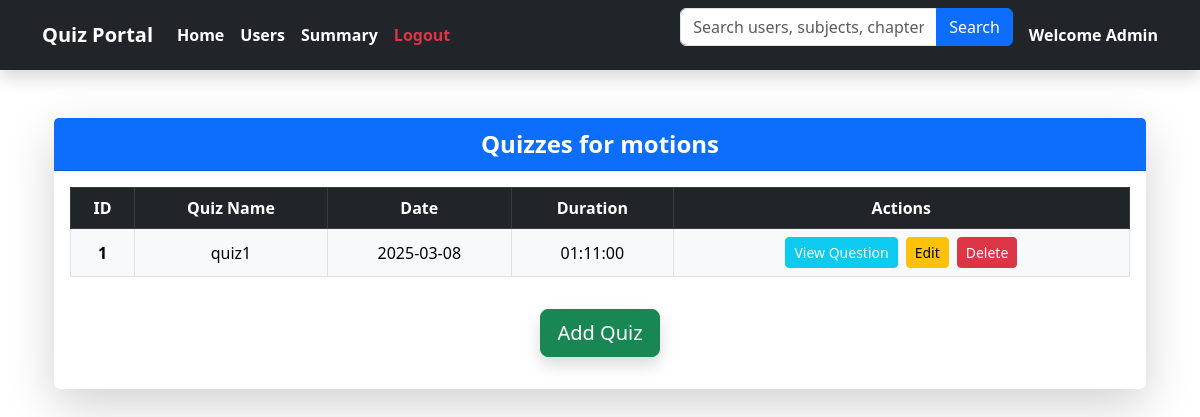
Before: /chapter/1/quizzes with the older database file.
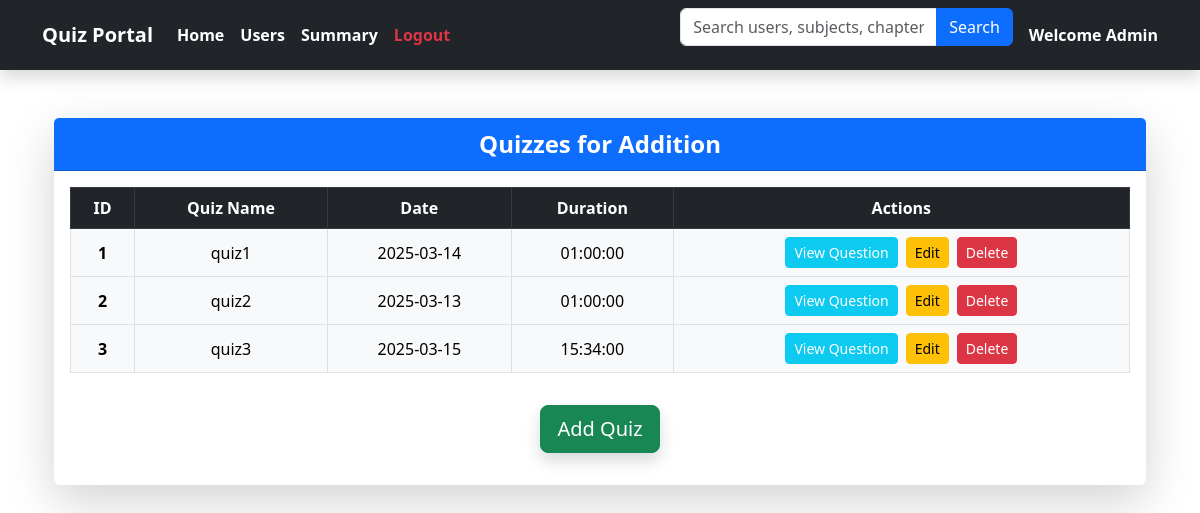
After: the same page with the newer database file.
### backend/models.py (models this page shows)
class Chapter(db.Model):
    __tablename__ = 'chapter'
    id = db.Column(db.Integer, primary_key=True)
    name = db.Column(db.String, nullable=False)
    description = db.Column(db.String, nullable=False)
    subject_id = db.Column(db.Integer, db.ForeignKey('subjects.id', ondelete='CASCADE'), nullable=False)
    quizzes = db.relationship('Quiz', backref='chapter',lazy=True, cascade='all, delete-orphan')

class Quiz(db.Model):
    __tablename__ = 'quiz'
    id = db.Column(db.Integer, primary_key=True)
    chapter_id = db.Column(db.Integer, db.ForeignKey('chapter.id', ondelete='CASCADE'), nullable=False)
    quiz_name = db.Column(db.String, nullable=False)
    date_of_quiz = db.Column(db.DateTime, nullable=False)
    time_duration = db.Column(db.Time, nullable=False)
    questions = db.relationship('Question', backref='quiz',lazy=True, cascade='all, delete-orphan')
    scores = db.relationship('Score', backref='quiz',lazy=True, cascade='all, delete-orphan')

### app.py (the view)
@app.route('/chapter/<int:chapter_id>/quizzes')
def view_quizzes(chapter_id):
    chapter = Chapter.query.get_or_404(chapter_id)
    quizzes = Quiz.query.filter_by(chapter_id=chapter_id).all()
    return render_template('view_quizzes.html', chapter=chapter, quizzes=quizzes)

### templates/view_quizzes.html (shortened to what this page needs)
{% extends "navbar.html" %}
{% block content %}
    <div class="container mt-5">
        <div class="card shadow-lg border-0">
            <div class="card-header bg-primary text-white text-center fs-4 fw-bold">
                Quizzes for {{ chapter.name }}
            </div>
            <div class="card-body">
                <div class="table-responsive">
                    <table class="table table-hover table-bordered text-center">
                        <thead class="table-dark">
                            <tr>
                                <th>ID</th>
                                <th>Quiz Name</th>
                                <th>Date</th>
                                <th>Duration</th>
                                <th>Actions</th>
                            </tr>
                        </thead>
                        <tbody class="align-middle">
                            {% for quiz in quizzes %}
                            <tr class="table-light">
                                <td class="fw-bold">{{ quiz.id }}</td>
                                <td>{{ quiz.quiz_name }}</td>
                                <td>{{ quiz.date_of_quiz.strftime('%Y-%m-%d') }}</td>
                                <td>{{ quiz.time_duration }}</td>
                                <td>
                                    <div class="d-flex justify-content-center gap-2">
                                        <a href="{{ url_for('view_questions', chapter_id=chapter.id, quiz_id=quiz.id) }}" class="btn btn-info btn-sm text-white">View Question</a>
                                        <a href="{{ url_for('edit_quiz', chapter_id=chapter.id, quiz_id=quiz.id) }}" class="btn btn-warning btn-sm">Edit</a>
                                        <form action="{{ url_for('delete_quiz', chapter_id=chapter.id, quiz_id=quiz.id) }}" method="POST">
                                            <button type="submit" class="btn btn-danger btn-sm">Delete</button>
                                        </form>
                                    </div>
                                </td>
                            </tr>
                            {% endfor %}
                        </tbody>
                    </table>
                </div>
                <div class="text-center my-3">
                    <form action="{{ url_for('add_quiz', chapter_id=chapter.id) }}" method="get">
                        <button type="submit" class="btn btn-success btn-lg shadow">Add Quiz</button>
                    </form>
                </div>
            </div>
        </div>
    </div>
</body>
</html>
{% endblock %}

### templates/navbar.html (shortened to what this page needs)
<!DOCTYPE html>
<html lang="en">
<head>
    <link href="https://cdn.jsdelivr.net/npm/bootstrap@5.3.0/dist/css/bootstrap.min.css" rel="stylesheet">
</head>
<body>
    <nav class="navbar navbar-expand-lg navbar-dark bg-dark shadow">
        <div class="container">
            <a class="navbar-brand fw-bold text-white" href="#">Quiz Portal</a>
            <div class="collapse navbar-collapse" id="navbarNav">
                <ul class="navbar-nav me-auto">
                    <li class="nav-item"><a class="nav-link fw-bold text-white" href="{{ url_for('admin_dashboard') }}">Home</a></li>
                    <li class="nav-item"><a class="nav-link fw-bold text-white" href="{{ url_for('users') }}">Users</a></li>
                    <li class="nav-item"><a class="nav-link fw-bold text-white" href="{{ url_for('top_scorers')}}">Summary</a></li>
                    <li class="nav-item"><a class="nav-link fw-bold text-danger" href="{{ url_for('logout') }}">Logout</a></li>
                </ul>
                <form action="{{ url_for('search') }}" method="GET" class="mb-3">
                    <div class="input-group">
                        <input type="text" name="q" class="form-control" placeholder="Search users, subjects, chapters, quizzes">
                        <button class="btn btn-primary" type="submit">Search</button>
                    </div>
                </form>
                <span class="navbar-text text-white fw-bold ms-3">Welcome Admin</span>
            </div>
        </div>
    </nav>
    <div class="container my-5">
        {% block content %}{% endblock %}
</body>
</html>

Changed rows visible on the page:
changed Chapter: name "motions" → "Addition"
changed Quiz "quiz1": date_of_quiz "2025-03-08" → "2025-03-14"; time_duration "01:11:00" → "01:00:00"
added Quiz: id "2", quiz_name "quiz2", date_of_quiz "2025-03-13", time_duration "01:00:00"
added Quiz: id "3", quiz_name "quiz3", date_of_quiz "2025-03-15", time_duration "15:34:00"
